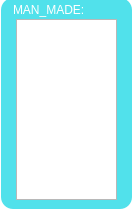
<?xml version="1.0" encoding="UTF-8"?>
<ui version="4.0">
 <class>ManMade</class>
 <widget class="QWidget" name="ManMade">
  <property name="geometry">
   <rect>
    <x>0</x>
    <y>0</y>
    <width>132</width>
    <height>209</height>
   </rect>
  </property>
  <property name="acceptDrops">
   <bool>true</bool>
  </property>
  <property name="windowTitle">
   <string>Form</string>
  </property>
  <property name="styleSheet">
   <string notr="true">QWidget#ManMade{ background-color: transparent;}
QFrame#frame { background-color: rgba(33, 217, 229, 200);
 border-radius: 12px;}</string>
  </property>
  <widget class="QFrame" name="frame">
   <property name="geometry">
    <rect>
     <x>1</x>
     <y>-2</y>
     <width>131</width>
     <height>211</height>
    </rect>
   </property>
   <property name="frameShape">
    <enum>QFrame::StyledPanel</enum>
   </property>
   <property name="frameShadow">
    <enum>QFrame::Raised</enum>
   </property>
   <widget class="QLabel" name="label">
    <property name="geometry">
     <rect>
      <x>12</x>
      <y>2</y>
      <width>81</width>
      <height>20</height>
     </rect>
    </property>
    <property name="text">
     <string>&lt;html&gt;&lt;head/&gt;&lt;body&gt;&lt;p&gt;&lt;span style=&quot; color:#ffffff;&quot;&gt;MAN_MADE:&lt;/span&gt;&lt;/p&gt;&lt;/body&gt;&lt;/html&gt;</string>
    </property>
   </widget>
   <widget class="QListWidget" name="ManMadeListWidget">
    <property name="geometry">
     <rect>
      <x>15</x>
      <y>21</y>
      <width>101</width>
      <height>181</height>
     </rect>
    </property>
    <property name="mouseTracking">
     <bool>true</bool>
    </property>
   </widget>
  </widget>
 </widget>
 <resources/>
 <connections/>
</ui>
